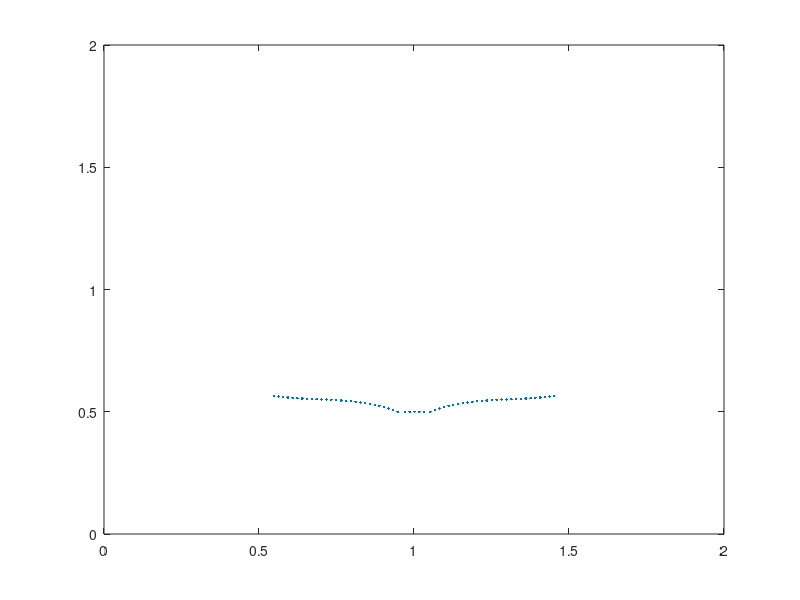

Here is the MATLAB script that generated this plot:
%-------------------------------------------------------------------------------------------------------------------%
%
% IB2d is an Immersed Boundary Code (IB) for solving fully coupled non-linear 
% 	fluid-structure interaction models. This version of the code is based off of
%	Peskin's Immersed Boundary Method Paper in Acta Numerica, 2002.
%
% Author: Nicholas A. Battista
% Email:  battistn@tcnj.edu
% Date Modified: April 2021
% Current Institution: TCNJ
% IB2d Date Created: May 27th, 2015
% Institution Created: UNC-CH
%
% This code is capable of creating Lagrangian Structures using:
% 	1. Springs
% 	2. Beams (torsional springs or non-invariant beams)
% 	3. Target Points
%	4. Muscle-Model (combined Force-Length-Velocity model, "HIll+(Length-Tension)")
%
% One is able to update those Lagrangian Structure parameters, e.g., spring constants, resting lengths, etc
% 
% There are a number of built in Examples, mostly used for teaching purposes. 
% 
% If you would like us to add a specific muscle model, please let Nick (battistn@tcnj.edu) know.
%
%--------------------------------------------------------------------------------------------------------------------%

%%%%%%%%%%%%%%%%%%%%%%%%%%%%%%%%%%%%%%%%%%%%%%%%%%%%%%%%%%%%%%%%%%%%%%%%%%%
%
% FUNCTION: creates the input files (.vertex, .target, etc.) for the 
%           Coral polyp example
%
%   Authors: Dr. Matea Santiago, Dr. Shilpa Khatri
%   Created: March 2021
%   Modified: July 2021 (by Dr. Nick Battista)
%
%%%%%%%%%%%%%%%%%%%%%%%%%%%%%%%%%%%%%%%%%%%%%%%%%%%%%%%%%%%%%%%%%%%%%%%%%%%

function Coral_Geometry()

Lx = 2;    % Length of horizontal domain
Ly = 5;    % Length of vertical domain 
Nx = 64;  % Resolution in horizontal direction
Ny = 160;  % Resolution in vertical direction
dx=Lx/Nx;  % Grid spacing in horizontal direction
dy=Ly/Ny;  % Grid spacing in vertical direction

dt=2.5e-4;  % Time-step
tf=18.9;    % Final time in simulation
t=dt:dt:tf; % Vector of times

%----------------------------------
% Structure name for input files
%----------------------------------
struct_name = 'coral'; % Name for .vertex, .spring, etc files.


%---------------------------------------------------------
% Give x and y positions for 1st state and # of points
%   on ONE tentacle
%---------------------------------------------------------
[x,y,N] = please_Give_Single_Polyp_Geometry(dx,dt,t);


fprintf('\nNumber of Pts. on ONE tentacle: %d\n',N);
fprintf('\nNumber of Pts. in full CORAL POLYP: %d\n\n',length(x));
fprintf('---> Make sure the UPDATE_TARGET_POINT_POSITIONS.m\n');
fprintf('     has the correct Nx and Lx\n');
fprintf('    (the same as in this file and input2d)\n\n');


% Prints .vertex file!
print_Lagrangian_Vertices(x,y,struct_name);

% Prints .target file!
k_Target = 8e5;
print_Lagrangian_Target_Pts(x,k_Target,struct_name);

% Prints Geometry Connections!
print_Geometry_Connections(x,struct_name);

% Call function for initial concentration (oxygen)
[Concentration,X,Y]= give_Me_Initial_Concentration1(Lx,Ly,Nx,Ny,dx,dy,x,y);

% Prints .concentration file!
%kDiffusion = 1e-2;
print_Concentration_Info(Nx,Ny,Concentration,struct_name,1);

% Call function for initial concentration (carbon-dioxide)
[Concentration,X,Y]= give_Me_Initial_Concentration2(Lx,Ly,Nx,Ny,dx,dy,x,y);

% Prints .concentration file!
%kDiffusion = 1e-2;
print_Concentration_Info(Nx,Ny,Concentration,struct_name,2);






%%%%%%%%%%%%%%%%%%%%%%%%%%%%%%%%%%%%%%%%%%%%%%%%%%%%%%%%%%%%%%%%%%%%%%%%
%
% FUNCTION: prints VERTEX points to a file called corals.vertex
%
%%%%%%%%%%%%%%%%%%%%%%%%%%%%%%%%%%%%%%%%%%%%%%%%%%%%%%%%%%%%%%%%%%%%%%%%

function print_Lagrangian_Vertices(xLag,yLag,struct_name)

    N = length(xLag);

    vertex_fid = fopen([struct_name '.vertex'], 'w');

    fprintf(vertex_fid, '%d\n', N );

    %Loops over all Lagrangian Pts.
    for s = 1:N
        X_v = xLag(s);
        Y_v = yLag(s);
        fprintf(vertex_fid, '%1.16e %1.16e\n', X_v, Y_v);
    end

    fclose(vertex_fid); 
    
    
%%%%%%%%%%%%%%%%%%%%%%%%%%%%%%%%%%%%%%%%%%%%%%%%%%%%%%%%%%%%%%%%%%%%%%%%
%
% FUNCTION: prints Vertex points to a file called corals.vertex
%
%%%%%%%%%%%%%%%%%%%%%%%%%%%%%%%%%%%%%%%%%%%%%%%%%%%%%%%%%%%%%%%%%%%%%%%%

function print_Lagrangian_Target_Pts(xLag,k_Target,struct_name)

    N = length(xLag);

    target_fid = fopen([struct_name '.target'], 'w');

    fprintf(target_fid, '%d\n', N );

    %Loops over all Lagrangian Pts.
    for s = 1:N
        fprintf(target_fid, '%d %1.16e\n', s, k_Target);
    end

    fclose(target_fid); 



%%%%%%%%%%%%%%%%%%%%%%%%%%%%%%%%%%%%%%%%%%%%%%%%%%%%%%%%%%%%%%%%%%%%%%%%%%%
%
% FUNCTION: Reads in the vertices for one coral polyp
%
%%%%%%%%%%%%%%%%%%%%%%%%%%%%%%%%%%%%%%%%%%%%%%%%%%%%%%%%%%%%%%%%%%%%%%%%%%%

function [x,y,N] = please_Give_Single_Polyp_Geometry(h,dt,t)

xoffset = 1;   % To put geometry into QUADRANT-1
yoffset = 0.5; % To put geometry into QUADRANT-1
ds=h/2;        % Lagrangian point spacing

%-----------------------------------------------
% Note: (1) ds for stored data is 0.6/(2*1024)
%       (2) 'ratio' is comparing 1024:desired resolution
%-----------------------------------------------

%-----------------------------------------------
% Load prescribed position data for tentacles
%-----------------------------------------------
load('total_coeffs.mat')
load('coral_coeff_30.mat')
t=t/total_pulse;

%-----------------------------------------------
% Arclength
%-----------------------------------------------
s=(0:ds:total_meanL)/total_meanL;

%-----------------------------------------------
% Number of points on one tentacle
%-----------------------------------------------
N=length(s);


%-----------------------------------------------
% Set up interpolate state times
%-----------------------------------------------
c1vals=[];
c2vals=[];
tavgex=[t t(end)+dt];
tavg=(tavgex(2:end)+tavgex(1:end-1))/2;
tavg=[0 tavg];

%----------------------------------------------------------------
% Get interpolation polynomial coefficients to interpolate btwn
%      tentacle geometries
%-----------------------------------------------------------------
for indx1=1:4
    c1vals(:,indx1)=ppval(cs1(:,indx1),tavg);
    c2vals(:,indx1)=ppval(cs2(:,indx1),tavg);
end
C1=c1vals(1,:);
C2=c2vals(1,:);

%-----------------------------------------------
% Get LEFT tentacle interpolation states
%-----------------------------------------------
XbL_1=(C1(1)*s.^3+C1(2)*s.^2+C1(3)*s+C1(4));
YbL_1=(C2(1)*s.^3+C2(2)*s.^2+C2(3)*s+C2(4));

L_ten=sum(sqrt((XbL_1(2:end)-XbL_1(1:end-1)).^2 +(YbL_1(2:end)-YbL_1(1:end-1)).^2 ));

XbL=(C1(1)*s.^3+C1(2)*s.^2+C1(3)*s+C1(4))*total_meanL/L_ten+total_offset;
YbL=(C2(1)*s.^3+C2(2)*s.^2+C2(3)*s+C2(4))*total_meanL/L_ten;

%-------------------------------------------------------
% Set up symmetric RIGHT tentacle interpolation states
%-------------------------------------------------------
XbR=-XbL;
YbR=YbL;

%-------------------------------------------------------
% Setup polyp STEM geometry
%-------------------------------------------------------
XbStem=(XbR(1)+ds*3/2):ds:(XbL(1)-ds);
YbStem=(YbL(1))+0*XbStem;
Nstem=length(XbStem);

%-------------------------------------------------------
% Save positional state data to .mat files
%-------------------------------------------------------
save('cval.mat','c1vals','c2vals','Nstem','XbStem','YbStem')

%-------------------------------------------------------
% Setup FIRST state for coral polyp to begin simulation
%-------------------------------------------------------
x1=[flip(XbR) XbStem XbL];
y1=[flip(YbR) YbStem YbL];

%-------------------------------------------------------
% Put Geometry Together for One Polyp and translate 
%       to desired place in domain appropriately
%-------------------------------------------------------
x = x1+xoffset;
y = y1+yoffset;
plot(x,y,'.')
axis([0 2 0 2])
drawnow

%NOTE: (1) N here is the # of pts. on one arm (NOT ENTIRE POLYP)!!
%      (2) The geometry here is listed for 1024x1024 meshes -> will need
%          to take every 8 or 16 pts to render geometry usable for MATLAB
%          code


%%%%%%%%%%%%%%%%%%%%%%%%%%%%%%%%%%%%%%%%%%%%%%%%%%%%%%%%%%%%%%%%%%%%%%%%%%%
%
% FUNCTION: Reads in the # of vertex pts and all the vertex pts from the
%           .vertex file.
%
%%%%%%%%%%%%%%%%%%%%%%%%%%%%%%%%%%%%%%%%%%%%%%%%%%%%%%%%%%%%%%%%%%%%%%%%%%%

function [N,xLag,yLag] = read_Vertex_Points(struct_name)

filename = [struct_name '.vertex'];  %Name of file to read in
fileID = fopen(filename);

% Read in the file, use 'CollectOutput' to gather all similar data together
% and 'CommentStyle' to to end and be able to skip lines in file.
C = textscan(fileID,'%f %f','CollectOutput',1);


fclose(fileID);     %Close the data file.

vertices = C{1};    %Stores all read in data in vertices (N+1,2) array

N = vertices(1,1);  % # of Lagrangian Pts
xLag = zeros(N,1);  % Initialize storage for Lagrangian Pts.
yLag = xLag;        % Initialize storage for Lagrangian Pts.

for i=1:N
   xLag(i,1) = vertices(i+1,1); %Stores x-values of Lagrangian Mesh
   yLag(i,1) = vertices(i+1,2); %Stores y-values of Lagrangian Mesh
   
end

%%%%%%%%%%%%%%%%%%%%%%%%%%%%%%%%%%%%%%%%%%%%%%%%%%%%%%%%%%%%%%%%%%%%%%%%
%
% FUNCTION: prints CONCENTRATION INFO to file called
%           'struct_name'.concentration
%
%%%%%%%%%%%%%%%%%%%%%%%%%%%%%%%%%%%%%%%%%%%%%%%%%%%%%%%%%%%%%%%%%%%%%%%%
    
function print_Concentration_Info(Nx,Ny,C,struct_name,n)

    con_fid = fopen([struct_name sprintf('.concentration_%g',n)], 'w');

%    fprintf(con_fid, '%d\n', kDiffusion );

    for i=1:Ny
        for j=1:Nx
            fprintf(con_fid, '%1.16e ', C(i,j) );
        end
        fprintf(con_fid,'\n');
    end    
    

%%%%%%%%%%%%%%%%%%%%%%%%%%%%%%%%%%%%%%%%%%%%%%%%%%%%%%%%%%%%%%%%%%%
%
% FUNCTION: print geometrical connections between adjacent 
%           Lagrangian points
%
%%%%%%%%%%%%%%%%%%%%%%%%%%%%%%%%%%%%%%%%%%%%%%%%%%%%%%%%%%%%%%%%%%%
    
function print_Geometry_Connections(xLag,struct_name)


    N = length(xLag); % Total # of Lag. Pts

    geo_fid = fopen([struct_name '.geo_connect'], 'w');

    % Loops over all Lagrangian Pts.
    for i = 1:N
        
        if i<N
            
            s1 = i;   
            s2 = i+1;
            fprintf(geo_fid, '%d %d\n', s1, s2);
            fprintf(geo_fid, '%d %d\n', s2, s1);
            
        end
        
    end


    fclose(geo_fid);

%%%%%%%%%%%%%%%%%%%%%%%%%%%%%%%%%%%%%%%%%%%%%%%%%%%%%%%%%%%%%%%%%%%
%
% FUNCTION: gives initial concentration in domain
%
%%%%%%%%%%%%%%%%%%%%%%%%%%%%%%%%%%%%%%%%%%%%%%%%%%%%%%%%%%%%%%%%%%%

function [C,X,Y] = give_Me_Initial_Concentration1(Lx,Ly,Nx,Ny,dx,dy,xLag,yLag)
% inital concentration for oxygen
x = 0:dx:Lx-dx;
y = 0:dy:Ly-dy;

[X,Y]=meshgrid(x,y);

C=zeros(Ny,Nx);


function [C,X,Y] = give_Me_Initial_Concentration2(Lx,Ly,Nx,Ny,dx,dy,xLag,yLag)
% initial concentration for carbon-dioxide
x = 0:dx:Lx-dx;
y = 0:dy:Ly-dy;

[X,Y]=meshgrid(x,y);

C=zeros(Ny,Nx)+1;
